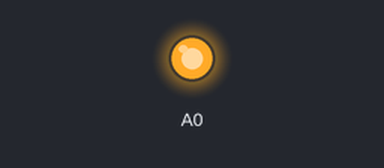
Bench run of a sketch on a simulated Arduino Uno, built with avr-gcc and run on an emulated ATmega328P. Shown: output pins drawn as LEDs (lit = HIGH).

Above: at 0.1 s.
Timing chart, 0 to 1.6 s (numbered marks = the images above):
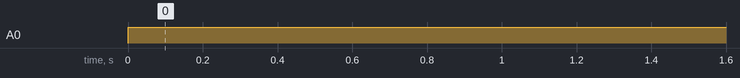

Measured:
- by itself, A0: LOW → HIGH at 0.00 s

The sketch:

DroneProcessor.ino
```cpp
void setup() {
  // put your setup code here, to run once:

}

void loop() {
  analogWrite(A0,255);

}
```
